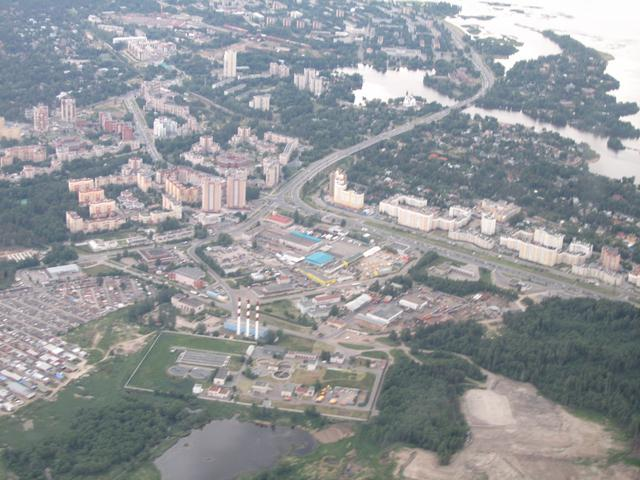
#> input picture Primer Parcial/Semana IV/aero1.jpg, 640 x 480 px, found by its file name
$ jupyter execute --allow-errors histograma.ipynb
#> lines starting #> are read from the running program, lines starting #| are printed output that depends on the picture
[cell 1]
import cv2 as cv
import numpy as np
from matplotlib import pyplot as plt

---
Escala de grises

[cell 2]
img = cv.imread('f:/Imagenes/excavator-824655_1280.jpg', 0)

#> (a cell that did not finish here is left out)

#> (a cell that did not finish here is left out)

#> (a cell that did not finish here is left out)

[cell 6]
histograma = cv.calcHist([img], [0], None, [256], (0, 256))
#> histograma = 256 values from 0 to 0

#Imagen
#
# La máscara que se utiliza
# Tamaño del histograma
# De dónde a dónde vas a tomar tus valores

[cell 7]
type(histograma)

[cell 8]
histograma.shape
#> Out = (256, 1)

[cell 9]
# Esto es incorrecto
plt.imshow(histograma)
plt.show()
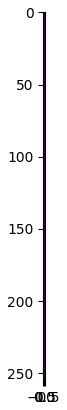
#> figure drawn by matplotlib, 1 panel

#> (a cell that did not finish here is left out)

[cell 11]
# Esto es lo correcto

plt.plot(histograma)
plt.show()
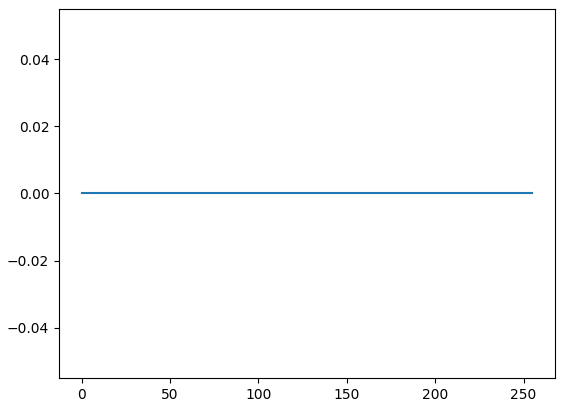
#> figure drawn by matplotlib, 1 panel

----

[cell 12]
aero1 = cv.imread('c:/Users/arman/Downloads/aero1.jpg', 0)
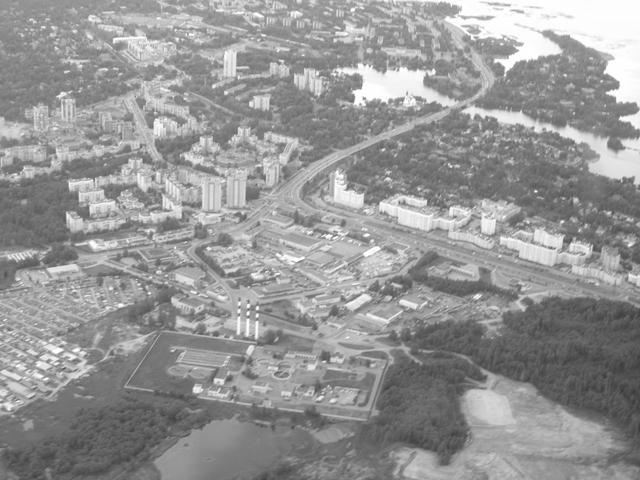
#> aero1: shape (480, 640); min 58, max 255, mean 149.9

[cell 13]
plt.imshow(aero1, "gray")
plt.show()

[cell 14]
histograma = cv.calcHist([aero1], [0], None, [256], (0,256))
#> histograma = 256 values, max 3169 at index 147, min 0 at index 0, mean 1200
plt.plot(histograma)
plt.show()
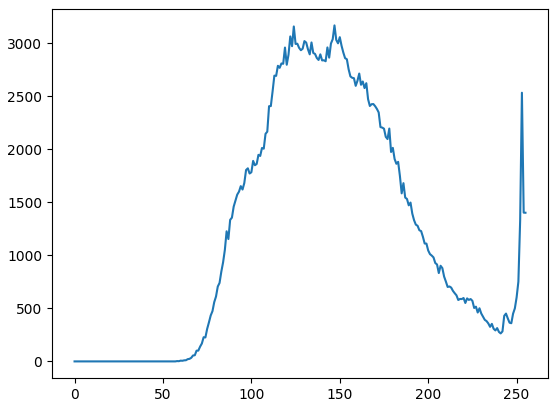
#> figure drawn by matplotlib, 1 panel; curve peaks at x = 147, y = 3169

[cell 15]
np.min(aero1)
#> Out = 58

[cell 16]
np.max(aero1)
#> Out = 255

[cell 17]
np.unique(aero1) #Valores únicos (Sin repetición)
#> Out = 198 values from 58 to 255

----
## A color

[cell 18]
img = cv.imread('c:/Users/arman/Downloads/WindowsLogo.jpg')

#> (a cell that did not finish here is left out)

#> (a cell that did not finish here is left out)

[cell 21]
histograma_b = cv.calcHist([img], [0], None, [256], (0, 256))
#> histograma_b = 256 values from 0 to 0

[cell 22]
plt.plot(histograma_b, "b")
plt.show()

[cell 23]
histograma_g = cv.calcHist([img], [0], None, [256], (0, 256))
#> histograma_g = 256 values from 0 to 0

[cell 24]
plt.plot(histograma_g, "Green")
plt.show()

[cell 25]
histograma_r= cv.calcHist([img], [0], None, [256], (0, 256))
#> histograma_r = 256 values from 0 to 0

[cell 26]
plt.plot(histograma_r, "Red")
plt.show()

[cell 27]
colores = ["b", "g", "r"]

#> (a cell that did not finish here is left out)

[cell 29]
for cuenta, valor in enumerate(colores):
    print(f"Cuenta = {cuenta} Valor= {valor}")

$ run again, with Primer Parcial/Semana V/squirrel_cls.jpg copied over Primer Parcial/Semana IV/aero1.jpg
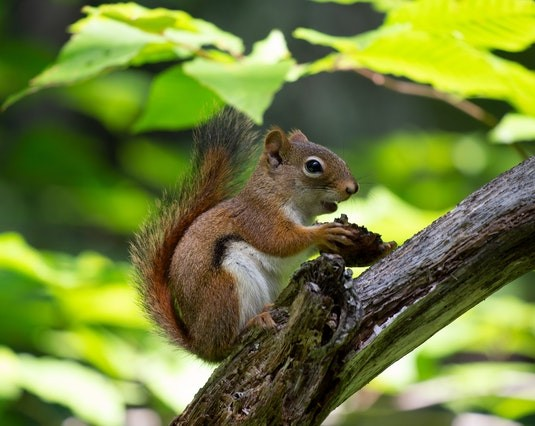
#> input picture Primer Parcial/Semana V/squirrel_cls.jpg, 535 x 426 px, found by its file name
#> `histograma = cv.calcHist([img], [0], None, [256], (0, 256))`: histograma = 256 values from 0 to 0
#> `aero1 = cv.imread('c:/Users/arman/Downloads/aero1.jpg', 0)`:
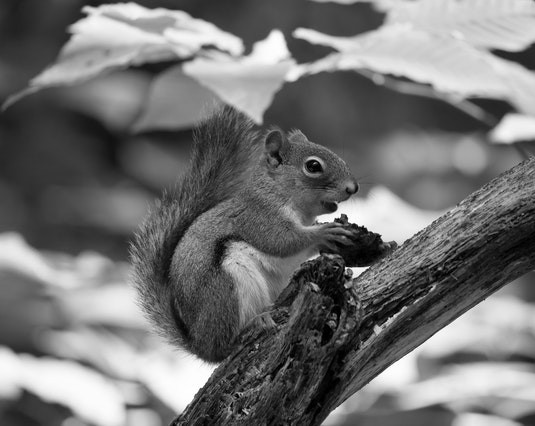
#> aero1: shape (426, 535); min 0, max 255, mean 115.6
#> `histograma = cv.calcHist([aero1], [0], None, [256], (0,256))`: histograma = 256 values, max 2270 at index 54, min 81 at index 254, mean 890.3
#> `plt.show()`:
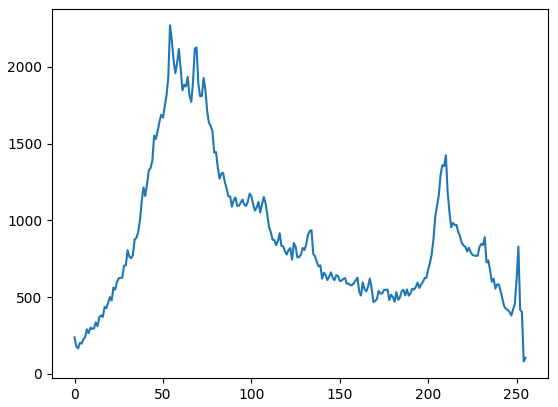
#> figure drawn by matplotlib, 1 panel; curve peaks at x = 54, y = 2270
#> `np.min(aero1)`: Out = 0
#> `np.max(aero1)`: Out = 255
#> `np.unique(aero1)`: Out = 256 values from 0 to 255
#> histograma_b = 256 values from 0 to 0
